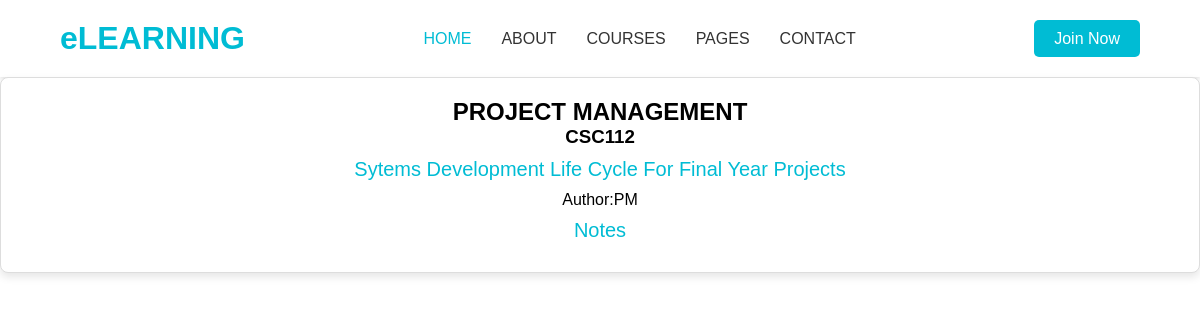
/department/IT/computer_science/course_units/project-management, run on the app's committed database.
### dashboard/models.py (models this page shows, shortened)
class Course_unit(models.Model):
    unit_title = models.CharField(max_length=100)
    course_code = models.CharField(max_length=10, null=True)
    slug = models.SlugField(max_length=50, null=False, default="")
    unit_description = models.TextField(max_length=100)
    unit_author = models.ForeignKey(User, on_delete=models.CASCADE)

### dashboard/views.py (the view)
# urls.py: path('department/IT/computer_science/course_units/<slug:slug>', views.details, name="details"),
def details(request, slug):
    detail = Course_unit.objects.get(slug=slug)
    files = UploadFile.objects.all().order_by('uploaded_at')
    return render(request, 'details.html', {'detail':detail, 'files':files})

### dashboard/templates/details.html (shortened to what this page needs)
{% extends 'master.html' %}
{% block content %}
  <div class="card">
    <h2>{{ detail.unit_title }}</h2>
    <h3>{{ detail.course_code }}</h3>
    <p class="unit_description">{{ detail.unit_description }}</p>
    <p>Author:{{ detail.unit_author }}</p>
    <p class="unit_description">Notes</p>
  </div>
{% endblock %}

### static/styles.css (style rules this page uses)
* { margin: 0; padding: 0; box-sizing: border-box; cursor: pointer; }
body { font-family: Arial, sans-serif; }
li .home, .logo h1, .unit_description { color: #00bcd4; }
.unit_description { text-transform: capitalize; font-size: 20px; margin: 10px auto; }
.card, .course_unit_card { background-color: #fff; border: 1px solid #ddd; border-radius: 8px; padding: 20px; min-width: 150px; text-align: center; box-shadow: 0 4px 8px rgba(0, 0, 0, 0.1); transition: transform 0.2s; }

### data on the page
Course_unit: unit_title "PROJECT MANAGEMENT", course_code "CSC112", unit_description "Sytems Development Life Cycle For Final Year Projects", unit_author "PM"
